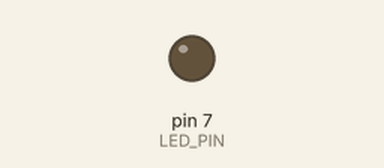
Bench run of a program on a simulated Raspberry Pi (header pin numbers). Parts: output pins drawn as LEDs (lit = HIGH).

Above: at 0.05 s.
At 0.6 s:
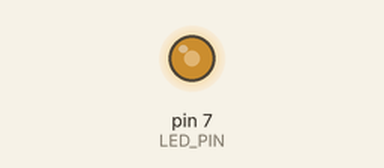
At 1.2 s:
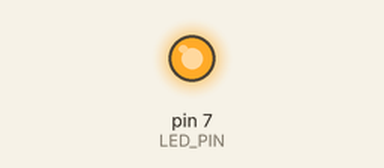
At 2.4 s:
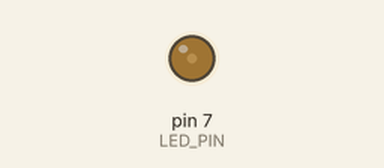
Timing chart, 0 to 7.1 s (numbered marks = the images above):
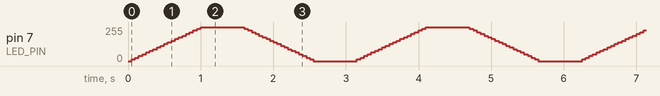

The program:

led_breathing.py
```python
import RPi.GPIO as GPIO
import time

LED_PIN = 7

# Pin layout (BOARD/BCM)
GPIO.setmode(GPIO.BOARD)

# Initialize
GPIO.setup(LED_PIN, GPIO.OUT)
GPIO.output(LED_PIN, GPIO.LOW)


def generate_pwm_signal():
    """
    Generate a 1000hz pwm signal
    Note:
    Period = 1/F = 1/1000 = 0.001 s = 1 ms
    1) Ton = 0.8ms
    Duty Cycle = Ton/Period = 0.8/1 = 0.8
    Vout = Vmax * dutyCycle = 3.3 * 0.8 = 2.64v
    2) Ton = 0.5ms
    Duty Cycle = Ton/Period = 0.5/1 = 0.5
    Vout = Vmax * dutyCycle = 3.3 * 0.5 = 1.65v
    """

    pwm = GPIO.PWM(LED_PIN, 1000)
    pwm.start(0)
    return pwm


try:
    pwm = generate_pwm_signal()
    while True:
        # Increase duty cycle: 0~100 by 4 each step
        for dc in range(0, 101, 5):
            pwm.ChangeDutyCycle(dc)
            time.sleep(0.05)
        time.sleep(0.5)
        # Increase duty cycle: 100~0 by -4 each step
        for dc in range(100, -1, -5):
            pwm.ChangeDutyCycle(dc)
            time.sleep(0.05)
        time.sleep(0.5)
except KeyboardInterrupt:
    pwm.stop()
    GPIO.output(LED_PIN, GPIO.LOW)
    GPIO.cleanup()
```
